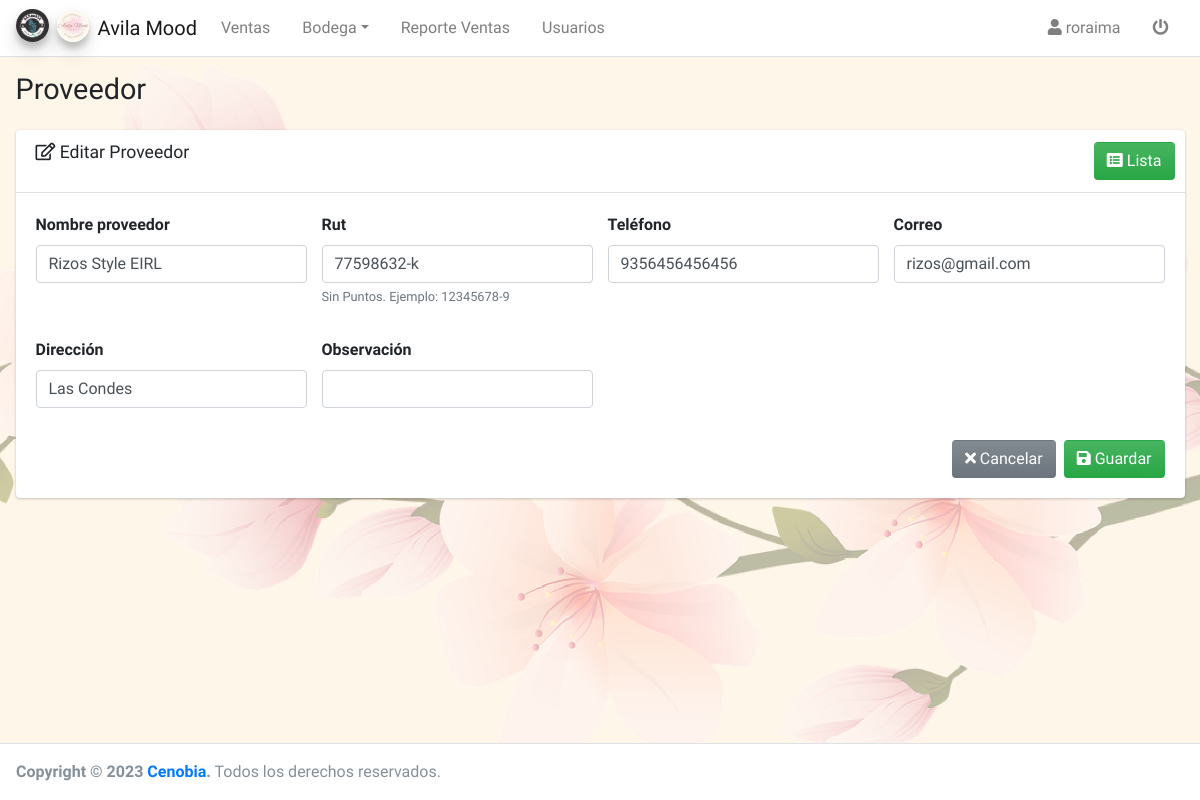
The page /product/provider/edit/2/ (signed in) on the database its author committed.
### user/models.py (models this page shows, shortened)
class User(AbstractUser):
    first_name = models.CharField(max_length=100, verbose_name='Nombre')
    last_name = models.CharField(max_length=100, verbose_name='Apellido', null=True, blank=True)
    rut = models.CharField(max_length=15, unique=True, null=True, blank=True, verbose_name='RUT/Pasaporte')
    internal_code = models.CharField(max_length=15, unique=True, null=True, blank=True, verbose_name='Código Interno')
    phone = models.CharField(max_length=15, blank=True, null=True, verbose_name='Teléfono')
    email = models.EmailField(blank=True, null=True, verbose_name='Correo')
    address = models.CharField(max_length=150, null=True, blank=True, verbose_name='Dirección')
    blood_type = models.CharField(max_length=15, null=True, blank=True, choices=blood_type_choices, verbose_name='Tipo de Sangre')
    allergy = models.CharField(max_length=200, null=True, blank=True, verbose_name='Alergias')
    contact_name = models.CharField(max_length=100, null=True, blank=True, verbose_name='Persona de Contacto')
    contact_phone = models.CharField(max_length=15, null=True, blank=True, verbose_name='Teléfono de Contacto')

### product/models.py (models this page shows, shortened)
class Provider(BaseModel):
    name = models.CharField(max_length=100, verbose_name='Nombre proveedor')
    rut = models.CharField(max_length=15, unique=True, verbose_name='RUT')
    phone = models.CharField(max_length=15, blank=True, null=True, verbose_name='Teléfono')
    email = models.EmailField(blank=True, null=True, verbose_name='Correo')
    address = models.CharField(max_length=150, null=True, blank=True, verbose_name='Dirección')
    observation = models.CharField(max_length=500, null=True, blank=True, verbose_name='Observación')
    class Meta:
        verbose_name = 'Proveedor'
        verbose_name_plural = 'Proveedores'

### product/views.py (the view, shortened to what this page needs)
# urls.py: path('provider/edit/<pk>/', ProviderUpdateView.as_view(), name='provider_edit'),
class ProviderUpdateView(LoginRequiredMixin, PermissionRequiredMixin, UpdateView):
    permission_required = 'product.change_provider'
    model = Provider
    template_name = 'product/provider/add.html'
    form_class = ProviderForm
    success_url = reverse_lazy('provider_list')
    def dispatch(self, request, *args, **kwargs):
        self.object = self.get_object()
        return super().dispatch(request, *args, **kwargs)
    def get_context_data(self, **kwargs):
        context = super().get_context_data(**kwargs)
        context['title'] = 'Proveedor'
        context['content_title'] = 'Editar Proveedor'
        context['create_url'] = reverse_lazy('provider_add')
        context['list_url'] = reverse_lazy('provider_list')
        context['action'] = 'edit'
        return context

### product/forms.py
class ProviderForm(forms.ModelForm):
    rut = forms.CharField(
        min_length=9,
        help_text='Sin Puntos. Ejemplo: 12345678-9',
        validators=[RegexValidator(r'^(\d{1,8}-[\dkK])$')],
    )
    def __init__(self, *args, **kwargs):
        super().__init__(*args, **kwargs)
        for form in self.visible_fields():
            form.field.widget.attrs['autocomplete'] = 'off'
            form.field.widget.attrs['class'] = 'form-control'
        self.fields['name'].widget.attrs['autofocus'] = True
    class Meta:
        model = Provider
        fields = '__all__'
        exclude = ['user_creation', 'user_updated']

### product/templates/product/provider/add.html (shortened to what this page needs)
{% extends 'core/add.html' %}

### core/templates/core/add.html (shortened to what this page needs)
{% extends 'core/base.html' %}
{% load static %}
{% block head %}
<link rel="stylesheet" href="{% static 'core/lib/select2/css/select2.min.css' %}">
<link rel="stylesheet" href="{% static 'core/lib/select2/css/select2-bootstrap4.min.css' %}">
{% endblock %}
{% block content %}
<div class="card">
    <div class="card-header">
        <h3 class="card-title">
            {% if action == 'add' %}
            <i class="fas fa-plus"></i>
            {% else %}
            <i class="far fa-edit"></i>
            {% endif %}
            {{content_title}}
        </h3>
        {% block btn_list %}
        <div class="card-tools">
            <a href="{{ list_url }}" class="btn bg-gradient-success">
                <i class="fas fa-list-alt"></i> Lista
            </a>
        </div>
        {% endblock %}
    </div>
    <div class="card-body">
        <form method="post" action="." class="form-validate" enctype="multipart/form-data">
            <div class="row">
                {% for field in form.visible_fields %}
                <div class="col-lg-3 col-md-6 col-sm-12 mb-3">
                    <div class="form-group">
                        <label>
                            {{ field.label }}
                        </label>
                        {{ field }}
                        <small class="form-text text-muted">{{field.help_text}}</small>
                    </div>
                </div>
                {% endfor %}
            </div>
            {% block btn_add %}
            <div class="d-flex justify-content-end">
                <a href="{{ list_url }}" class="btn bg-gradient-secondary mr-2">
                    <i class="fas fa-times"></i> Cancelar
                </a>
                <button type="submit" class="btn bg-gradient-success">
                    <i class="fas fa-save"></i>
                    Guardar
                </button>
            </div>
            {% endblock %}
        </form>
    </div>
</div>
{% endblock %}

### core/templates/core/base.html (shortened to what this page needs)
<!DOCTYPE html>
{% load static %}
<html lang="es">
<head>
    <link rel="stylesheet" href="{% static 'core/lib/fontawesome.css' %}">
    <link rel="stylesheet" href="{% static 'core/lib/sweetalert2/css/bootstrap-4.min.css' %}">
    <link rel="stylesheet" href="{% static 'core/lib/adminlte/css/adminlte.min.css' %}">
    {% block head %}{% endblock %}
    <link rel="stylesheet" href="{% static 'core/css/styles.css' %}">
</head>
<body class="hold-transition layout-top-nav">
<div class="wrapper">
    {% if perms.auth.add_group %}
    <nav class="main-header navbar navbar-expand-md navbar-light navbar-white hide-nav">
        <div class="container-fluid">
            <a href="#" class="navbar-brand">
                <img src="{% static 'core/img/logo_barberia.jpeg' %}" alt="Logo Avila Mood"
                     class="brand-image img-circle elevation-3" style="opacity: .8">
                <img src="{% static 'core/img/logo_estetica.jpeg' %}" alt="Logo Avila Mood"
                     class="brand-image img-circle elevation-3" style="opacity: .8">
                <span class="brand-text font-weight-light">Avila Mood</span>
            </a>
            <div class="collapse navbar-collapse order-3" id="navbarCollapse">
                <ul class="navbar-nav">
                    <li class="nav-item">
                        <a href="{% url 'sale_add' %}" class="nav-link">Ventas</a>
                    </li>
                    <li class="nav-item dropdown">
                        <a href="#" data-toggle="dropdown" aria-haspopup="true"
                           aria-expanded="false" class="nav-link dropdown-toggle">Bodega</a>
                    </li>
                    <li class="nav-item">
                        <a href="{% url 'sale_report' %}" class="nav-link">Reporte Ventas</a>
                    </li>
                    <li class="nav-item">
                        <a href="{% url 'user_list' %}" class="nav-link">Usuarios</a>
                    </li>
                </ul>
            </div>
            <ul class="order-1 order-md-3 navbar-nav navbar-no-expand ml-auto">
                <li class="nav-item dropdown">
                    <a class="nav-link" data-toggle="dropdown" href="#" aria-expanded="false">
                        <i class="fas fa-user"></i> {{request.user.username}}
                    </a>
                </li>
                <li class="nav-item">
                    <a href="{% url 'logout' %}" class="nav-link">
                        <i class="fas fa-power-off"></i>
                    </a>
                </li>
            </ul>
        </div>
    </nav>
    {% endif %}
    <div class="content-wrapper">
        <div class="content-header">
            <div class="container-fluid">
                <div class="row mb-2">
                    <div class="col-sm-6">
                        <h1 class="m-0">{{title}}</h1>
                    </div>
                    <div class="col-sm-6">
                    </div>
                </div>
            </div>
        </div>
        <div class="content">
            <div class="container-fluid">
                {% block content %}{% endblock %}
            </div>
        </div>
    </div>
    <footer class="main-footer">
        <strong>Copyright &copy; 2023 <a href="#">Cenobia</a>.</strong> Todos los derechos reservados.
    </footer>
</div>
</body>
</html>

### core/static/core/css/styles.css (style rules this page uses)
:root { --color-dark: #be3457; --color-middle: #d35278; --color-light: #e9a0b9; }
.login-page, .content-wrapper { background-image: url(../img/cerezo_2_copia.png); background-size: cover; background-position: center; background-repeat: no-repeat; background-attachment: fixed; background-color: #fef6e9; }

### rows shown on the page
User: user.username "roraima"
Provider: visible_fields "Rizos Style EIRL" "77598632-k" "9356456456456" "rizos@gmail.com" "Las Condes"

### other values the page prints
{{ title }} "Proveedor"
{{ content_title }} "Editar Proveedor"
{{ field.label }} "Nombre proveedor" "Rut" "Teléfono" "Correo" "Dirección" "Observación"
{{ field.help_text }} "Sin Puntos. Ejemplo: 12345678-9"
